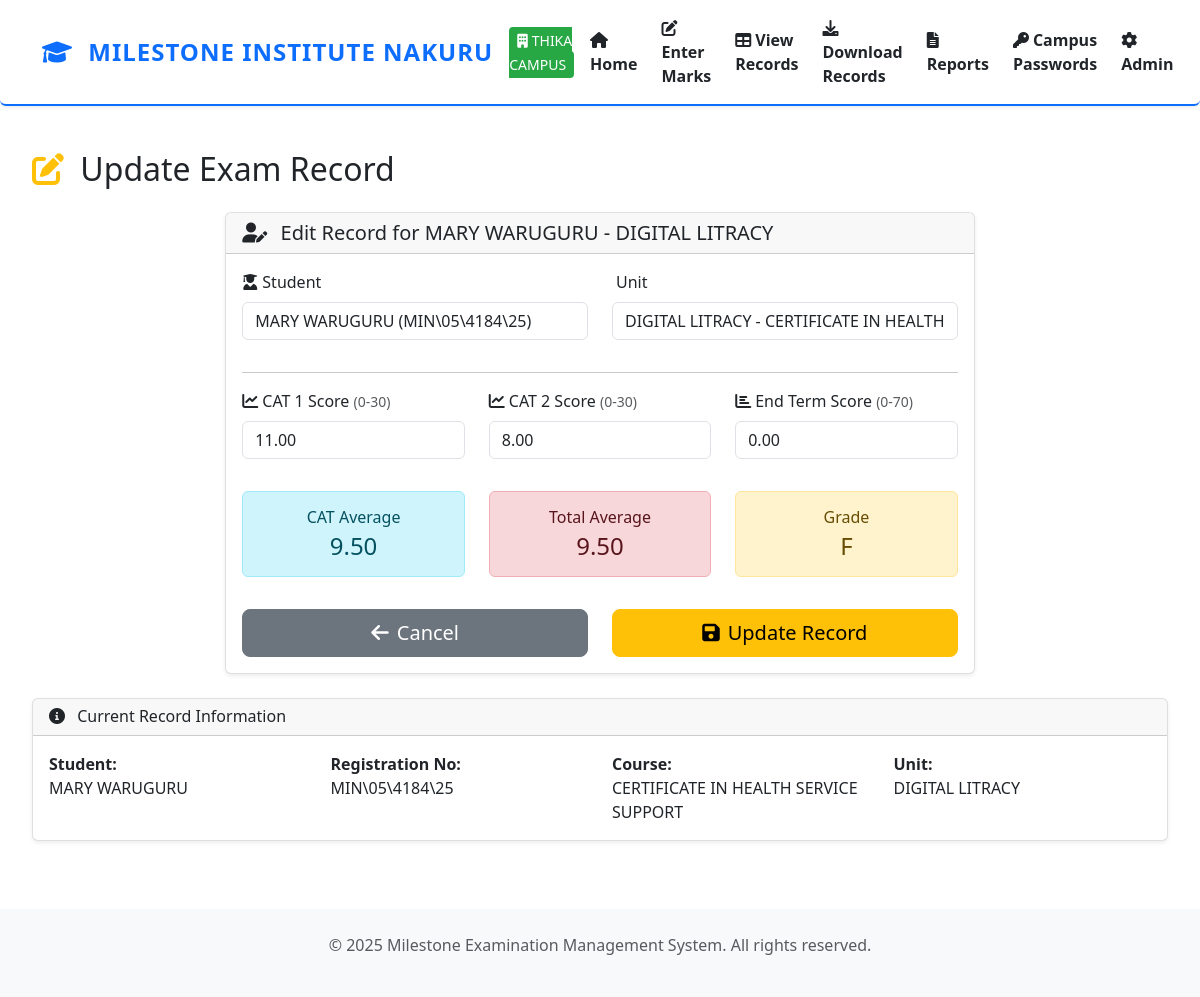
Page /update-record/1/ (signed in) on the committed database.
### exams/models.py (models this page shows, shortened)
class Campus(models.Model):
    name = models.CharField(max_length=100, unique=True)

class ExamRecord(models.Model):
    student = models.ForeignKey(Student, on_delete=models.CASCADE, related_name='exam_records')
    unit = models.ForeignKey(Unit, on_delete=models.CASCADE, related_name='exam_records')
    cat1_score = models.DecimalField(
        max_digits=5,
        decimal_places=2,
        validators=[MinValueValidator(0), MaxValueValidator(30)],
        help_text="CAT 1 score out of 30"
    )
    cat2_score = models.DecimalField(
        max_digits=5,
        decimal_places=2,
        validators=[MinValueValidator(0), MaxValueValidator(30)],
        help_text="CAT 2 score out of 30"
    )
    end_term_score = models.DecimalField(
        max_digits=5,
        decimal_places=2,
        validators=[MinValueValidator(0), MaxValueValidator(70)],
        help_text="End-term exam score out of 70"
    )
    term = models.CharField(max_length=10, help_text="Term (e.g. I, II, III)", default="I")
    year = models.IntegerField(help_text="Year (e.g. 2025)", default=2025)
    created_at = models.DateTimeField(auto_now_add=True)
    updated_at = models.DateTimeField(auto_now=True)
    @property
    def cat_average(self):
        return (self.cat1_score + self.cat2_score) / 2
    @property
    def total_average(self):
        return self.cat_average + self.end_term_score
    class Meta:
        unique_together = ['student', 'unit', 'term', 'year']
        ordering = ['student__name', 'unit__name']

class Student(models.Model):
    name = models.CharField(max_length=200)
    registration_number = models.CharField(max_length=20, unique=True)
    course = models.ForeignKey(Course, on_delete=models.CASCADE, related_name='students')
    created_at = models.DateTimeField(auto_now_add=True)
    updated_at = models.DateTimeField(auto_now=True)
    def __str__(self):
        return f"{self.name} ({self.registration_number})"
    class Meta:
        ordering = ['name']

class Unit(models.Model):
    name = models.CharField(max_length=100)
    course = models.ForeignKey(Course, on_delete=models.CASCADE, related_name='units')
    created_at = models.DateTimeField(auto_now_add=True)
    updated_at = models.DateTimeField(auto_now=True)
    def __str__(self):
        return f"{self.name} - {self.course.name}"
    class Meta:
        unique_together = ['name', 'course']
        ordering = ['course', 'name']

class Course(models.Model):
    name = models.CharField(max_length=100)
    school = models.ForeignKey(School, on_delete=models.CASCADE, related_name='courses', null=True, blank=True)
    created_at = models.DateTimeField(auto_now_add=True)
    updated_at = models.DateTimeField(auto_now=True)
    class Meta:
        ordering = ['name']
        unique_together = ['name', 'school']

### exams/views.py (the view)
# urls.py: path('update-record/<int:record_id>/', views.update_record, name='update_record'),
def update_record(request, record_id):
    current_campus = get_current_campus(request)
    if not current_campus and not request.user.is_superuser:
        return redirect('exams:campus_select')
    record = get_object_or_404(ExamRecord, id=record_id)
    if request.method == 'POST':
        form = ExamRecordForm(request.POST, instance=record)
        if form.is_valid():
            form.save()
            messages.success(request, f'Exam record updated for {record.student.name} - {record.unit.name}')
            return redirect('exams:view_records')
    else:
        form = ExamRecordForm(instance=record)
    context = {
        'form': form,
        'record': record,
        'current_campus': current_campus,
    }
    return render(request, 'exams/update_record.html', context)

### exams/views.py (called while the page is built)
def get_current_campus(request):
    campus_id = request.session.get('campus_id')
    if campus_id:
        return Campus.objects.get(id=campus_id)
    return None

### templates/exams/update_record.html (shortened to what this page needs)
{% extends 'base.html' %}
{% block content %}
<div class="row">
    <div class="col-12">
        <h2 class="mb-4">
            <i class="fas fa-edit text-warning me-2"></i>
            Update Exam Record
        </h2>
    </div>
</div>
<div class="row">
    <div class="col-lg-8 mx-auto">
        <div class="card">
            <div class="card-header">
                <h5 class="mb-0">
                    <i class="fas fa-user-edit me-2"></i>
                    Edit Record for {{ record.student.name }} - {{ record.unit.name }}
                </h5>
            </div>
            <div class="card-body">
                <form method="post" id="updateForm">
                    <div class="row">
                        <div class="col-md-6 mb-3">
                            <label for="{{ form.student.id_for_label }}" class="form-label">
                                <i class="fas fa-user-graduate me-1"></i>Student
                            </label>
                            {{ form.student }}
                        </div>
                        <div class="col-md-6 mb-3">
                            <label for="{{ form.unit.id_for_label }}" class="form-label">
                                Unit
                            </label>
                            {{ form.unit }}
                        </div>
                    </div>
                    <hr>
                    <div class="row">
                        <div class="col-md-4 mb-3">
                            <label for="{{ form.cat1_score.id_for_label }}" class="form-label">
                                <i class="fas fa-chart-line me-1"></i>CAT 1 Score
                                <small class="text-muted">(0-30)</small>
                            </label>
                            {{ form.cat1_score }}
                        </div>
                        <div class="col-md-4 mb-3">
                            <label for="{{ form.cat2_score.id_for_label }}" class="form-label">
                                <i class="fas fa-chart-line me-1"></i>CAT 2 Score
                                <small class="text-muted">(0-30)</small>
                            </label>
                            {{ form.cat2_score }}
                        </div>
                        <div class="col-md-4 mb-3">
                            <label for="{{ form.end_term_score.id_for_label }}" class="form-label">
                                <i class="fas fa-chart-bar me-1"></i>End Term Score
                                <small class="text-muted">(0-70)</small>
                            </label>
                            {{ form.end_term_score }}
                        </div>
                    </div>
                    <div class="row mt-3">
                        <div class="col-md-4">
                            <div class="alert alert-info text-center">
                                <h6 class="mb-1">CAT Average</h6>
                                <h4 class="mb-0" id="catAverage">{{ record.cat_average|floatformat:2 }}</h4>
                            </div>
                        </div>
                        <div class="col-md-4">
                            <div class="alert alert-success text-center">
                                <h6 class="mb-1">Total Average</h6>
                                <h4 class="mb-0" id="totalAverage">{{ record.total_average|floatformat:2 }}</h4>
                            </div>
                        </div>
                        <div class="col-md-4">
                            <div class="alert alert-warning text-center">
                                <h6 class="mb-1">Grade</h6>
                                <h4 class="mb-0" id="grade">
                                </h4>
                            </div>
                        </div>
                    </div>
                    <div class="row mt-3">
                        <div class="col-6">
                            <a href="{% url 'exams:view_records' %}" class="btn btn-secondary btn-lg w-100">
                                <i class="fas fa-arrow-left me-2"></i>Cancel
                            </a>
                        </div>
                        <div class="col-6">
                            <button type="submit" class="btn btn-warning btn-lg w-100">
                                <i class="fas fa-save me-2"></i>Update Record
                            </button>
                        </div>
                    </div>
                </form>
            </div>
        </div>
    </div>
</div>
<div class="row mt-4">
    <div class="col-12">
        <div class="card">
            <div class="card-header">
                <h6 class="mb-0">
                    <i class="fas fa-info-circle me-2"></i>
                    Current Record Information
                </h6>
            </div>
            <div class="card-body">
                <div class="row">
                    <div class="col-md-3">
                        <strong>Student:</strong><br>
                        {{ record.student.name }}
                    </div>
                    <div class="col-md-3">
                        <strong>Registration No:</strong><br>
                        {{ record.student.registration_number }}
                    </div>
                    <div class="col-md-3">
                        <strong>Course:</strong><br>
                        {{ record.unit.course.name }}
                    </div>
                    <div class="col-md-3">
                        <strong>Unit:</strong><br>
                        {{ record.unit.name }}
                    </div>
                </div>
            </div>
        </div>
    </div>
</div>
{% endblock %}

### templates/base.html (shortened to what this page needs)
{% load static %}
<!DOCTYPE html>
<html lang="en">
<head>
    <link href="https://cdn.jsdelivr.net/npm/bootstrap@5.3.0/dist/css/bootstrap.min.css" rel="stylesheet">
    <link href="https://cdnjs.cloudflare.com/ajax/libs/font-awesome/6.0.0/css/all.min.css" rel="stylesheet">
</head>
<body>
    <nav class="navbar navbar-expand-lg navbar-light bg-white shadow-sm rounded-bottom" style="border-bottom: 2px solid #0d6efd;">
        <div class="container">
            <a class="navbar-brand text-primary fw-bold" href="{% url 'exams:home' %}" style="font-size:1.5rem;letter-spacing:1px;">
                <i class="fas fa-graduation-cap me-2"></i>
                MILESTONE INSTITUTE NAKURU
            </a>
            <div class="collapse navbar-collapse" id="navbarNav">
                <ul class="navbar-nav ms-auto align-items-center gap-2">
                    {% if current_campus %}
                        <li class="nav-item">
                            <span class="campus-badge">
                                <i class="fas fa-building me-1"></i>{{ current_campus.name }}
                            </span>
                        </li>
                    {% endif %}
                    <li class="nav-item">
                        <a class="nav-link text-dark fw-semibold" href="{% url 'exams:home' %}">
                            <i class="fas fa-home me-1"></i>Home
                        </a>
                    </li>
                    <li class="nav-item">
                        <a class="nav-link text-dark fw-semibold" href="{% url 'exams:enter_marks' %}">
                            <i class="fas fa-edit me-1"></i>Enter Marks
                        </a>
                    </li>
                    <li class="nav-item">
                        <a class="nav-link text-dark fw-semibold" href="{% url 'exams:view_records' %}">
                            <i class="fas fa-table me-1"></i>View Records
                        </a>
                    </li>
                    <li class="nav-item">
                        <a class="nav-link text-dark fw-semibold" href="{% url 'exams:download_student_records_by_course' %}">
                            <i class="fas fa-download me-1"></i>Download Records
                        </a>
                    </li>
                    <li class="nav-item">
                        <a class="nav-link text-dark fw-semibold" href="{% url 'exams:generate_report' %}">
                            <i class="fas fa-file-alt me-1"></i>Reports
                        </a>
                    </li>
                    {% if user.is_superuser %}
                        <li class="nav-item">
                            <a class="nav-link text-dark fw-semibold" href="{% url 'exams:manage_campus_passwords' %}">
                                <i class="fas fa-key me-1"></i>Campus Passwords
                            </a>
                        </li>
                        <li class="nav-item">
                            <a class="nav-link text-dark fw-semibold" href="/admin/">
                                <i class="fas fa-cog me-1"></i>Admin
                            </a>
                        </li>
                    {% endif %}
                </ul>
            </div>
        </div>
    </nav>
    <main class="container-fluid mt-4">
        <div class="content-wrapper">
            {% block content %}{% endblock %}
        </div>
    </main>
    <footer class="bg-light text-center text-muted py-4 mt-5">
        <div class="container">
            <p>&copy; 2025 Milestone Examination Management System. All rights reserved.</p>
        </div>
    </footer>
</body>
</html>

### rows in the picture
Campus: name "THIKA CAMPUS"
ExamRecord: student.name "MARY WARUGURU", unit.name "DIGITAL LITRACY", student "MARY WARUGURU (MIN\\05\\4184\\25)", unit "DIGITAL LITRACY - CERTIFICATE IN HEALTH SERVICE SUPPORT", cat1_score "11.00", cat2_score "8.00", end_term_score "0.00", cat_average "9.50", total_average "9.50", student.registration_number "MIN\\05\\4184\\25", unit.course.name "CERTIFICATE IN HEALTH SERVICE SUPPORT"
